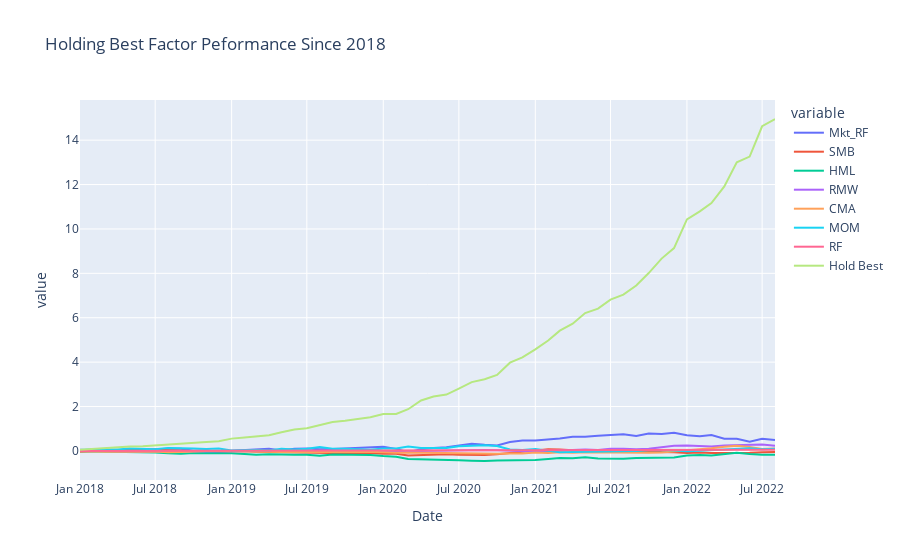

Notebook code cell kept with this figure:
### Markdown cell above
### Performance of Long Best Factor
Looking at the plot below, we can see its futile to quantify just holding the best factor. Obviously this is smart, if we knew what factor was going to peform the best each month we could hold that and have astronomical returns.

### Code cell
# Hold best strategy

# Dont even look at spread, way to good of returns
# data_best["Spread"] = data.max(axis=1) - data.min(axis=1)

# Temp var for returns from a year
yr_ = "2018"
tmp = data.copy()
tmp = tmp.loc[yr_:, :]

# Holding best
tmp["Hold Best"] = tmp.max(axis=1)

# plt.figure(figsize=(12, 8))
# plt.plot(((1 + tmp).cumprod() - 1), label=[i for i in tmp.columns.to_list()])
# plt.legend()
# plt.title(f"Holding Best Factor Peformance Since {yr_}", fontsize=20)
# plt.show()

fig = px.line(((1 + tmp).cumprod() - 1), title=f"Holding Best Factor Peformance Since {yr_}")
fig.show()
